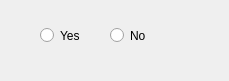
<?xml version="1.0" encoding="UTF-8"?>
<ui version="4.0">
 <author>Isabella Kelles</author>
 <class>MainWindow</class>
 <widget class="QMainWindow" name="MainWindow">
  <property name="windowModality">
   <enum>Qt::NonModal</enum>
  </property>
  <property name="geometry">
   <rect>
    <x>0</x>
    <y>0</y>
    <width>229</width>
    <height>81</height>
   </rect>
  </property>
  <property name="windowTitle">
   <string>Radio Button</string>
  </property>
  <property name="animated">
   <bool>false</bool>
  </property>
  <widget class="QWidget" name="centralwidget">
   <widget class="QRadioButton" name="rb_no">
    <property name="geometry">
     <rect>
      <x>110</x>
      <y>20</y>
      <width>61</width>
      <height>31</height>
     </rect>
    </property>
    <property name="text">
     <string>No</string>
    </property>
   </widget>
   <widget class="QRadioButton" name="rb_yes">
    <property name="geometry">
     <rect>
      <x>40</x>
      <y>20</y>
      <width>51</width>
      <height>31</height>
     </rect>
    </property>
    <property name="text">
     <string>Yes</string>
    </property>
   </widget>
  </widget>
 </widget>
 <resources/>
 <connections/>
</ui>
